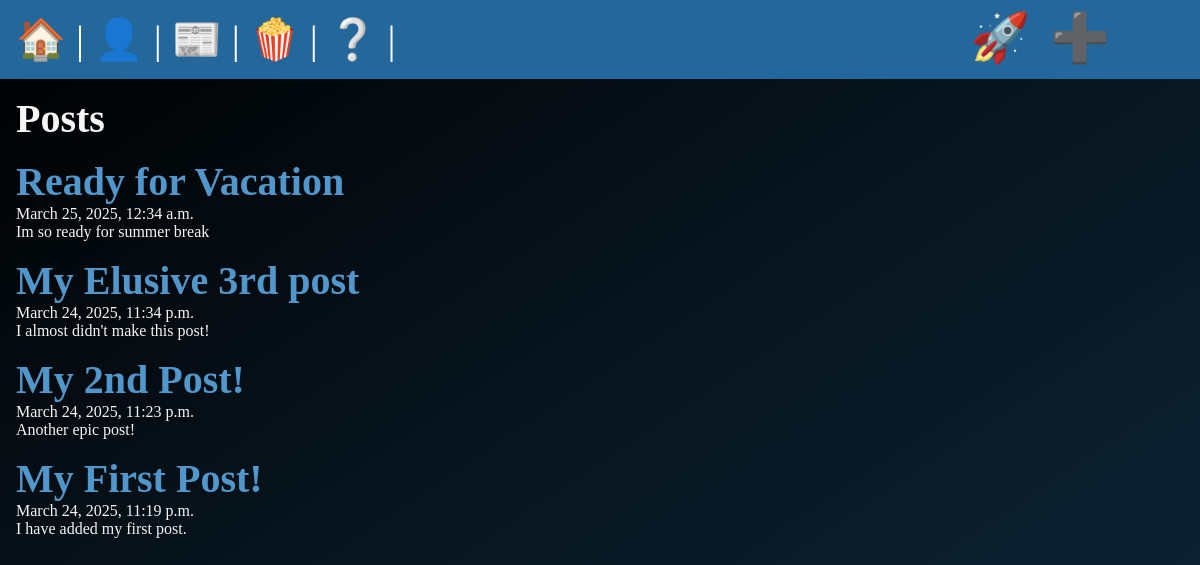
/posts/, run on the app's committed database.
### posts/models.py (models this page shows, shortened)
class Post(models.Model):
    title = models.CharField(max_length = 75)
    body = models.TextField()
    slug = models.SlugField()
    date = models.DateTimeField(auto_now_add=True)
    banner = models.ImageField(default='fallback.png', blank=True)

### posts/views.py (the view)
# urls.py: path('', views.posts_list, name="list"),
def posts_list(request):
    posts = Post.objects.all().order_by('-date')
    return render(request, 'posts/posts_list.html', { 'posts' : posts})

### posts/templates/posts/posts_list.html (shortened to what this page needs)
{% extends 'layout.html' %}
{% block content %}
    <section>
    <h1>Posts</h1>
    {% for post in posts %}
        <article class="post">
            <h2>
                <a href=" {% url 'posts:page' slug=post.slug %}">
                    {{ post.title }}
                </a>
            </h2>
            <p>{{ post.date }}</p>
            <p>{{ post.body }}</p>
        </article>
    {% endfor %}
    </section>
{% endblock %}

### static/css/style.css (style rules this page uses)
* { margin: 0; padding: 0; box-sizing: border-box; }
body { min-height: 100vh; background: linear-gradient(to bottom right, #000000, #081620, #0d2537); color: whitesmoke; font-size: 3rem; }
section { display: flex; flex-flow: column; gap: 1rem; }
h1, h2 { font-size: 2.5rem; }
p { font-size: 1rem; }
a { text-decoration: none; color: #5297cb; }

### data on the page
Post: title "Ready for Vacation", date "March 25, 2025, 12:34 a.m.", body "Im so ready for summer break"
Post: title "My Elusive 3rd post", date "March 24, 2025, 11:34 p.m.", body "I almost didn't make this post!"
Post: title "My 2nd Post!", date "March 24, 2025, 11:23 p.m.", body "Another epic post!"
Post: title "My First Post!", date "March 24, 2025, 11:19 p.m.", body "I have added my first post."
